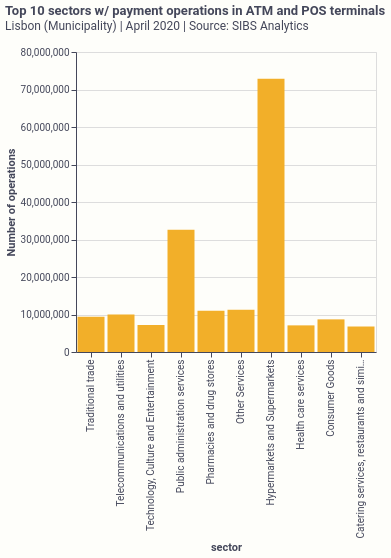

Write the Vega-Lite specification saved for this chart.
### Vega-Lite specification from a JSON file in a GitHub repository (floating-point values rounded to 4 significant figures)
{"$schema": "https://vega.github.io/schema/vega-lite/v5.json", "title": {"text": "Top 10 sectors w/ payment operations in ATM and POS terminals", "anchor": "start", "subtitle": "Lisbon (Municipality) | April 2020 | Source: SIBS Analytics", "offset": 15}, "description": "A simple bar chart with embedded data.", "background": "#fefefa", "height": 300, "width": 300, "config": {"font": "Roboto", "title": {"font": "Roboto", "color": "#44475a", "subtitleFont": "Roboto", "subtitleColor": "#44475a"}, "style": {"guide-label": {"fill": "#44475a"}, "guide-title": {"fill": "#44475a"}}, "axis": {"domainColor": "#44475a", "tickColor": "#44475a"}, "text": {"font": "Roboto", "fill": "#44475a"}}, "data": {"values": [{"sector": "Hypermarkets and Supermarkets", "amount": "72900000", "emoji": "🛒"}, {"sector": "Public administration services", "amount": "32600000", "emoji": "🏢"}, {"sector": "Other Services", "amount": "11300000", "emoji": "📦"}, {"sector": "Pharmacies and drug stores", "amount": "11000000", "emoji": "💊"}, {"sector": "Telecommunications and utilities", "amount": "10000000", "emoji": "📞"}, {"sector": "Traditional trade", "amount": "9400000", "emoji": "📌"}, {"sector": "Consumer Goods", "amount": "8700000", "emoji": "🛍"}, {"sector": "Technology, Culture and Entertainment", "amount": "7200000", "emoji": "💻"}, {"sector": "Health care services", "amount": "7100000", "emoji": "🏥"}, {"sector": "Catering services, restaurants and similar establishments", "amount": "6800000", "emoji": "🍱"}]}, "mark": {"type": "bar", "color": "#f2af29"}, "encoding": {"x": {"field": "sector", "type": "nominal", "sort": "descending"}, "y": {"field": "amount", "type": "quantitative", "title": "Number of operations"}}}
